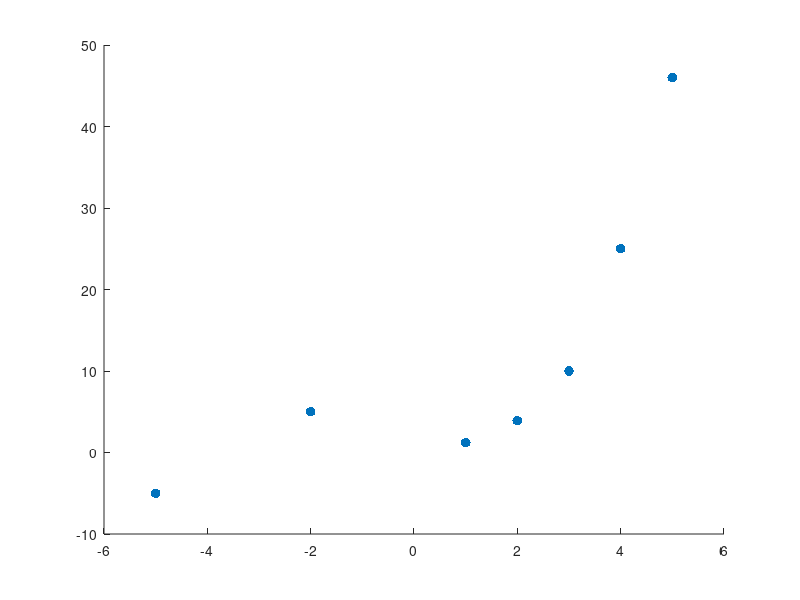

Recreate this plot in MATLAB. (Note: this script raises an error after producing the figure.)

clear all
close all

%% five points
x=[-5;-2;1;2;3;4;5];
y=[-5;5;1.2;3.9;10;25;46];

%% plot scatter
figure
scatter(x,y,50,'red','filled') % size, color, filled
ax=gca;
ax.XAxis.FontSize = 18;
ax.YAxis.FontSize = 18;
xlim([-7 7])
ylim([-20 60])
ylabel('Y','FontSize',20);
xlabel('X','FontSize',20);
saveas(gcf,'five_points.png');

%% do some fitin, first, second, third order
[f fo]=fit(x,y,'poly1') % first order > linear function
[f fo]=fit(x,y,'poly2') % second order > quadratic function
[f fo]=fit(x,y,'poly3') % 3rd order > cubic function

% check "fo"; goodness-of-fit statistics
% sse; Sum of squares due to error
% rsquare; R-squared (coefficient of determination)
% dfe; Degrees of freedom in the error
% adjrsquare; Degree-of-freedom adjusted coefficient of determination
% rmse; Root mean squared error (standard error)

%%%%%%%%%%%%%%%%%%%%%%%%%%%%%%%%%%%%%%%%%%%%%%%%%%%%%%%%%%%%%%%%%%%%%%%%
%% Let's choose poly1
[f fo]=fit(x,y,'poly1');
formula(f) % print function/formula
coeffnames(f) % coefficent names p1 p2 ...
cv=coeffvalues(f); %extract coeff. values
cv
%% linear function y=kx+n
k=cv(1);
n=cv(2);

syms X
myfun= @(X) k*X+n;

%% plot fitted curve
figure
scatter(x,y,50,"red",'filled') % five points
ax=gca;
xlim([-7 7])
ylim([-20 60])
ax.XAxis.FontSize = 18;
ax.YAxis.FontSize = 18;
ylabel('Y','FontSize',20);
xlabel('X','FontSize',20);

hold on
fplot(myfun,'LineWidth',2,'Color','blue') % fitted quadratic function
saveas(gcf,'fitted_five_points_poly1.png');

%%%%%%%%%%%%%%%%%%%%%%%%%%%%%%%%%%%%%%%%%%%%%%%%%%%%%%%%%%%%%%%%%%%%%%%%
%% poly2
[f fo]=fit(x,y,'poly2');
formula(f)
coeffnames(f)
cv=coeffvalues(f); %extract coeff. values
cv
%% quadratic function / coefficients
A=cv(1);
B=cv(2);
C=cv(3);
syms X
myfun= @(X) A.*X.^2+B.*X+C;

%% plot fitted curve
figure
scatter(x,y,50,"red",'filled') % five points
ax=gca;
xlim([-7 7])
ylim([-20 60])
ax.XAxis.FontSize = 18;
ax.YAxis.FontSize = 18;
ylabel('Y','FontSize',20);
xlabel('X','FontSize',20);

hold on
fplot(myfun,'LineWidth',2,'Color','blue') % fitted quadratic function
saveas(gcf,'fitted_five_points_poly2.png');

%%%%%%%%%%%%%%%%%%%%%%%%%%%%%%%%%%%%%%%%%%%%%%%%%%%%%%%%%%%%%%%%%%%%%%%%
%% poly3
[f fo]=fit(x,y,'poly3');
formula(f)
coeffnames(f)
cv=coeffvalues(f); %extract coeff. values
cv
%% quadratic function / coefficients
A=cv(1);
B=cv(2);
C=cv(3);
D=cv(4);
syms X
myfun= @(X) A.*X.^3 + B.*X.^2  +C.*X +D;

%% plot fitted curve
figure
scatter(x,y,50,"red",'filled') % five points
ax=gca;
xlim([-7 7])
ylim([-20 60])
ax.XAxis.FontSize = 18;
ax.YAxis.FontSize = 18;
ylabel('Y','FontSize',20);
xlabel('X','FontSize',20);

hold on
fplot(myfun,'LineWidth',2,'Color','blue') % fitted quadratic function
saveas(gcf,'fitted_five_points_poly3.png');

